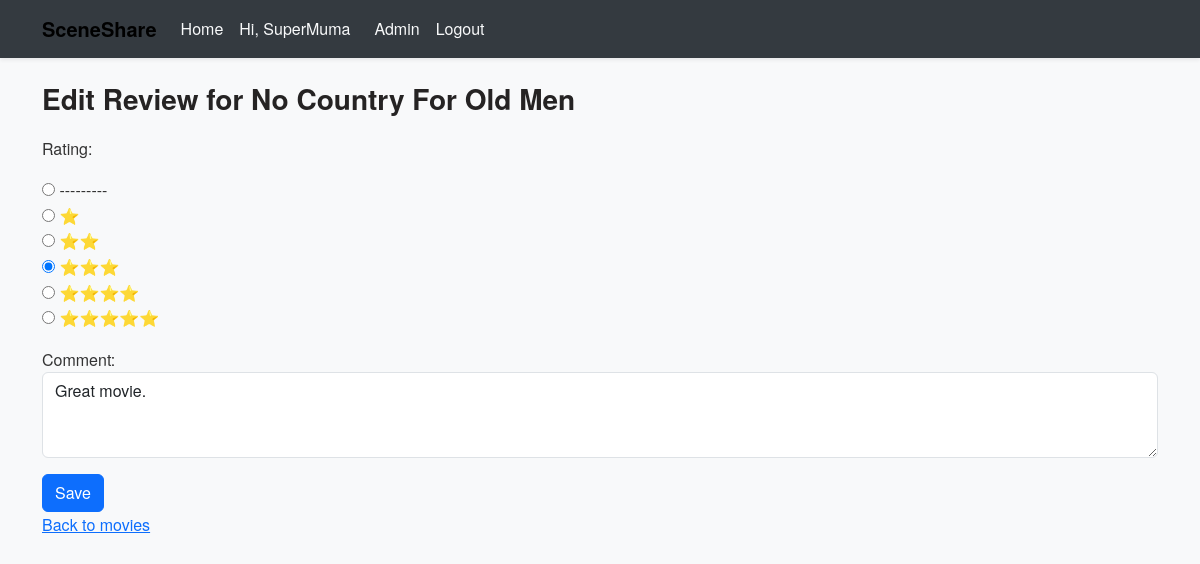
The app's page /review/1/edit/ (signed in), older data.
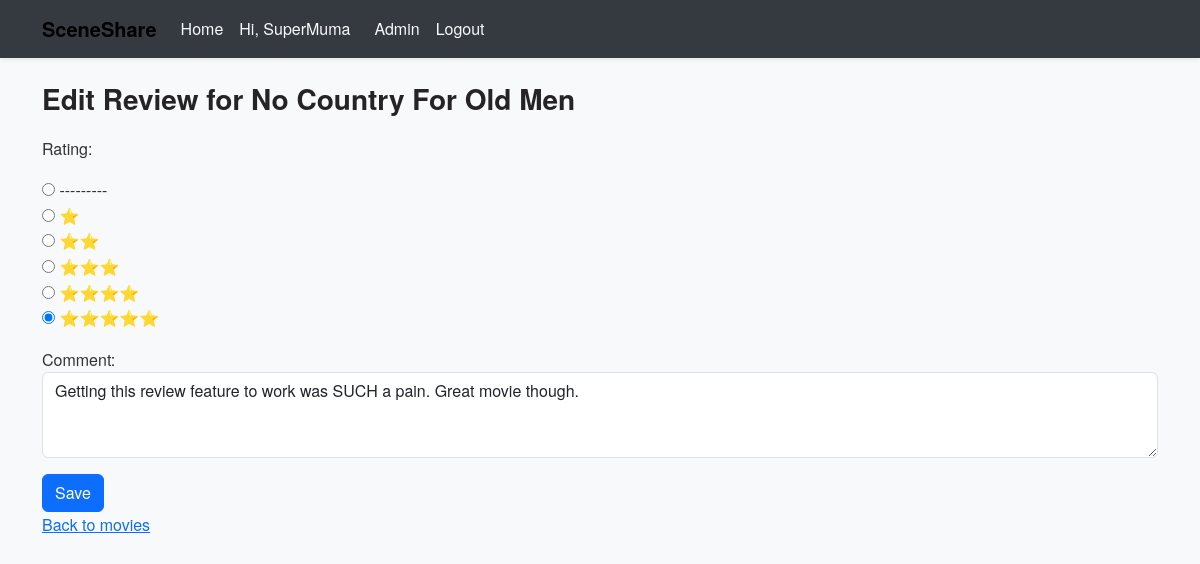
The same page, newer data.
### movies/models.py (models this page shows, shortened)
class Review(models.Model):
    RATING_CHOICES = [(i, '⭐' * i) for i in range(1, 6)]
    movie = models.ForeignKey("Movie", on_delete=models.CASCADE, related_name="reviews")
    user = models.ForeignKey(User, on_delete=models.CASCADE)
    rating = models.IntegerField(choices=RATING_CHOICES)
    comment = models.TextField(blank=True)
    created_at = models.DateTimeField(auto_now_add=True)
    class Meta:
        unique_together = ('movie', 'user')  # Each user can only review once

class Movie(models.Model):
    title = models.CharField(max_length=255)
    description = models.TextField(blank=True)
    release_year = models.PositiveIntegerField(null=True, blank=True)
    poster = models.ImageField(upload_to='posters/', blank=True, null=True)
    tmdb_id = models.IntegerField(unique=True, null=True, blank=True)
    title = models.CharField(max_length=255)
    release_date = models.CharField(max_length=20, blank=True, null=True)
    overview = models.TextField(blank=True, null=True)
    poster_path = models.CharField(max_length=255, blank=True, null=True)

### movies/views.py (the view)
# urls.py: path('review/<int:review_id>/edit/', views.edit_review, name='edit_review'),
def edit_review(request, review_id):
    review = get_object_or_404(Review, id=review_id)
    if review.user != request.user:
        raise PermissionDenied
    if request.method == 'POST':
        form = ReviewForm(request.POST, instance=review)
        if form.is_valid():
            form.save()
            if review.movie.tmdb_id:
                return redirect('movie_detail', tmdb_id=review.movie.tmdb_id)
            return redirect('home')
    else:
        form = ReviewForm(instance=review)
    return render(request, 'movies/edit_review.html', {'form': form, 'review': review})

### movies/forms.py
class ReviewForm(forms.ModelForm):
    class Meta:
        model = Review
        fields = ['rating', 'comment']
        widgets = {
            'rating': forms.RadioSelect(choices=[(i, '⭐' * i) for i in range(1, 6)]),
            'comment': forms.Textarea(attrs={'class': 'form-control', 'rows': 3, 'placeholder': 'Write your review...'}),
        }

### movies/templates/movies/edit_review.html (shortened to what this page needs)
{% extends "base.html" %}
{% block content %}
<h3>Edit Review for {{ review.movie.title }}</h3>
<form method="POST">
  {{ form.as_p }}
  <button type="submit" class="btn btn-primary">Save</button>
</form>
<a href="{% url 'home' %}">Back to movies</a>
{% endblock %}

### templates/base.html (shortened to what this page needs)
{% load static %}
{% load extras %}
<!DOCTYPE html>
<html lang="en">
<head>
  <link href="https://cdn.jsdelivr.net/npm/bootstrap@5.3.2/dist/css/bootstrap.min.css" rel="stylesheet">
    <link
  rel="stylesheet"
  href="https://cdnjs.cloudflare.com/ajax/libs/font-awesome/6.4.0/css/all.min.css"
/>
  <link rel="stylesheet" href="{% static 'css/styles.css' %}">
</head>
<body>
  <nav class="navbar navbar-expand-lg navbar-light bg-light shadow-sm">
    <div class="container">
      <a class="navbar-brand fw-bold" href="{% url 'home' %}">SceneShare</a>
      <div class="collapse navbar-collapse" id="mainNav">
        <ul class="navbar-nav me-auto mb-2 mb-lg-0">
          <li class="nav-item"><a class="nav-link" href="{% url 'home' %}">Home</a></li>
        <ul class="navbar-nav ms-auto mb-2 mb-lg-0 align-items-center">
          {% if user.is_authenticated %}
            <li class="nav-item me-2">
              <a class="nav-link" href="{% url 'profile' %}">Hi, {{ user.username }}</a>
            </li>
            {% if user.is_staff %}
              <li class="nav-item me-2">
                <a class="nav-link" href="{% url 'admin:index' %}">Admin</a>
              </li>
            {% endif %}
            <li class="nav-item">
              <form method="POST" action="{% url 'logout' %}" class="d-inline">
                <button class="btn btn-link nav-link p-0" type="submit">Logout</button>
              </form>
            </li>
          {% else %}
            <li class="nav-item"><a class="nav-link" href="{% url 'register' %}">Register</a></li>
            <li class="nav-item"><a class="nav-link" href="{% url 'login' %}">Login</a></li>
          {% endif %}
        </ul>
      </div>
    </div>
  </nav>
  <div class="container mt-4">
    {% block content %}{% endblock %}
  </div>
</body>
</html>

### static/css/styles.css (style rules this page uses)
body { background-color: #f8f9fa; font-family: "Helvetica Neue", Arial, sans-serif; line-height: 1.6; color: #333; }
.navbar { background-color: #343a40 !important; }
.navbar .nav-link { color: #f8f9fa !important; transition: color 0.2s; }
h1, h2, h3 { font-weight: bold; margin-bottom: 20px; color: #252323; }

Row changes from the older to the newer data that the page shows:
changed Review "No Country For Old Men": rating "☐ --------- ☐ ⭐ ☐ ⭐⭐ ☑ ⭐⭐⭐ ☐ ⭐⭐⭐⭐ ☐ ⭐⭐⭐⭐⭐" → "☐ --------- ☐ ⭐ ☐ ⭐⭐ ☐ ⭐⭐⭐ ☐ ⭐⭐⭐⭐ ☑ ⭐⭐⭐⭐⭐"; comment "Great movie." → "Getting this review feature to work was SUCH a pain. Great movie though."
